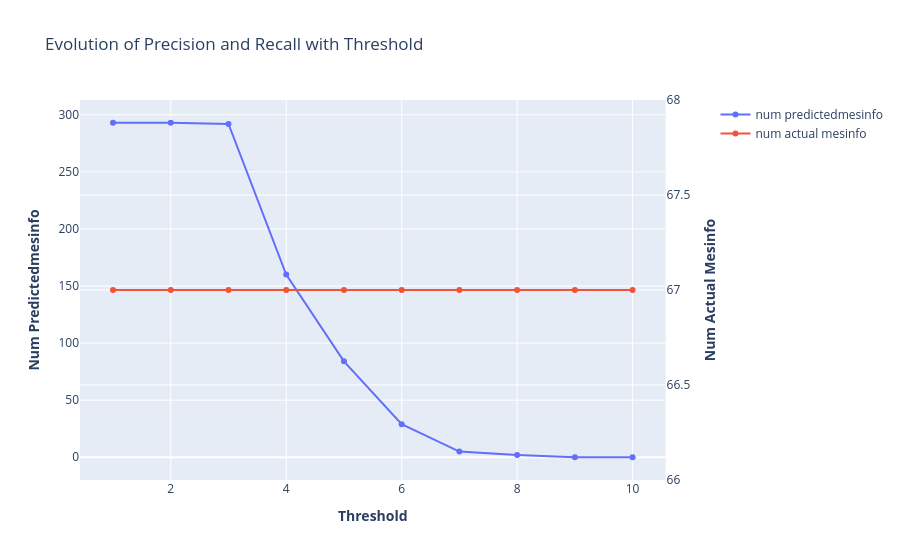

Notebook cell for this chart:
### Code cell
plot_double_data(
    df_counts.threshold,
    df_counts.n_predicted_mesinfo,
    df_counts.n_actual_mesinfo,
    "threshold",
    "num predictedmesinfo",
    "num actual mesinfo",
)

### Figure 1 — Plotly figure (JSON) as saved in the notebook; plotly's stock layout.template omitted (floating-point values rounded to 4 significant figures)
{"data": [{"name": "num predictedmesinfo", "type": "scatter", "x": [1, 2, 3, 4, 5, 6, 7, 8, 9, 10], "xaxis": "x", "y": [293, 293, 292, 160, 84, 29, 5, 2, 0, 0], "yaxis": "y"}, {"name": "num actual mesinfo", "type": "scatter", "x": [1, 2, 3, 4, 5, 6, 7, 8, 9, 10], "xaxis": "x", "y": [67, 67, 67, 67, 67, 67, 67, 67, 67, 67], "yaxis": "y2"}], "layout": {"title": {"text": "Evolution of Precision and Recall with Threshold"}, "xaxis": {"anchor": "y", "domain": [0, 0.94], "title": {"text": "<b>Threshold</b>"}}, "yaxis": {"anchor": "x", "domain": [0, 1], "title": {"text": "<b>Num Predictedmesinfo</b>"}}, "yaxis2": {"anchor": "x", "overlaying": "y", "side": "right", "title": {"text": "<b>Num Actual Mesinfo</b>"}}}}
